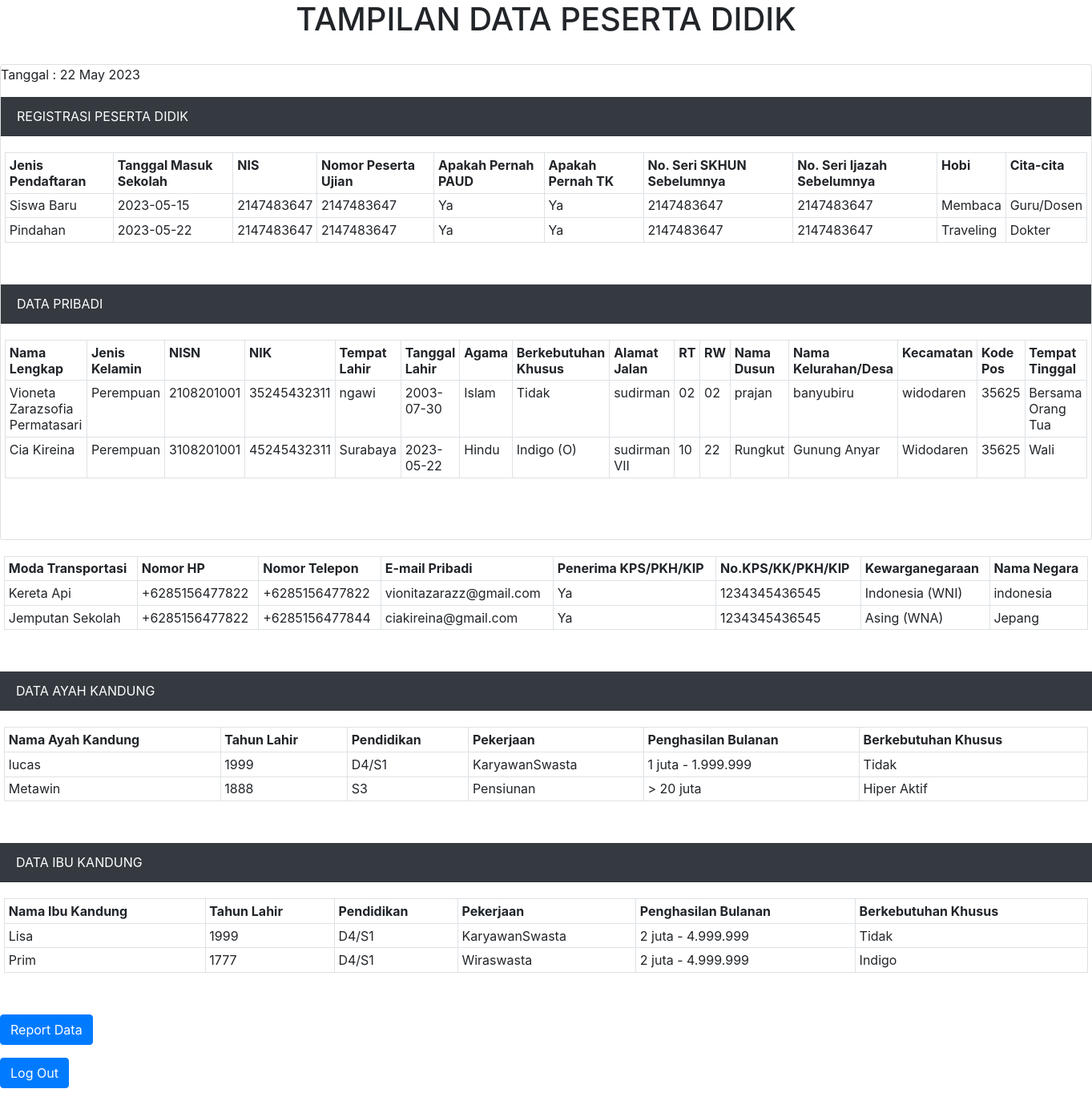
The page /tampil.php on the database its author committed.
### tables this page shows
CREATE TABLE `registrasi` (
  `id` int(11) NOT NULL,
  `jenispendaftaran` enum('Siswa Baru','Pindahan') NOT NULL,
  `tanggalmasuk` date NOT NULL,
  `nis` int(50) NOT NULL,
  `nomerps` int(50) NOT NULL,
  `paud` enum('Ya','Tidak') NOT NULL,
  `tk` enum('Ya','Tidak') NOT NULL,
  `skhun` int(50) NOT NULL,
  `ijazah` int(50) NOT NULL,
  `hobi` enum('Olahraga','Kesenian','Membaca','Menulis','Traveling','Lainnya') NOT NULL,
  `cita` enum('PNS','TNI/POLRI','Guru/Dosen','Dokter','Politikus','Wiraswasta','Seni/Lukis/Artis/Sejenisnya','Lainnya') NOT NULL
);

CREATE TABLE `datapribadi` (
  `id` int(11) NOT NULL,
  `nama_lengkap` varchar(50) NOT NULL,
  `jenis_kelamin` enum('Laki-Laki','Perempuan') NOT NULL,
  `nisn` varchar(10) NOT NULL,
  `nik` varchar(16) NOT NULL,
  `tempat_lahir` varchar(50) NOT NULL,
  `tanggal_lahir` date NOT NULL,
  `agama` varchar(100) NOT NULL,
  `berkebutuhan_khusus` varchar(100) NOT NULL,
  `alamat_jalan` varchar(100) NOT NULL,
  `rt` varchar(3) NOT NULL,
  `rw` varchar(3) NOT NULL,
  `nama_dusun` varchar(50) DEFAULT NULL,
  `kelurahan_desa` varchar(50) NOT NULL,
  `kecamatan` varchar(50) NOT NULL,
  `kode_pos` varchar(10) NOT NULL,
  `tempat_tinggal` varchar(100) NOT NULL,
  `transportasi` varchar(100) NOT NULL,
  `hp` varchar(15) NOT NULL,
  `telepon` varchar(50) NOT NULL,
  `email` varchar(50) NOT NULL,
  `penerima_kps` enum('Ya','Tidak') NOT NULL,
  `no_kps` varchar(20) NOT NULL,
  `kewarganegaraan` varchar(100) NOT NULL,
  `namaneg` varchar(100) NOT NULL
);

CREATE TABLE `ayahkandung` (
  `id` int(11) NOT NULL,
  `namaayah` varchar(50) NOT NULL,
  `tahunlahir` int(30) NOT NULL,
  `pendidikan` varchar(100) NOT NULL,
  `pekerjaan` varchar(100) NOT NULL,
  `penghasilan` varchar(100) NOT NULL,
  `berkebutuhan` varchar(100) NOT NULL
);

CREATE TABLE `ibukandung` (
  `id` int(11) NOT NULL,
  `namaibu` varchar(50) NOT NULL,
  `tahunlahir` int(30) NOT NULL,
  `pendidikan` varchar(100) NOT NULL,
  `pekerjaan` varchar(100) NOT NULL,
  `penghasilan` varchar(100) NOT NULL,
  `berkebutuhan` varchar(100) NOT NULL
);

### tampil.php (the view, shortened to what this page needs)
<html>
<head>
    <link rel="stylesheet" href="https://cdn.jsdelivr.net/npm/bootstrap@4.4.1/dist/css/bootstrap.min.css">
</head>
<body>
    <h1 class="text-center">TAMPILAN DATA PESERTA DIDIK</h1><br>
    <div class="card">
        <p>Tanggal : <?php echo date('d F Y'); ?></p>
        <div class="card-header bg-dark text-white">
            REGISTRASI PESERTA DIDIK
        </div>
        <div class="card-body">
            <form method="post" action="logout.php">
                <div class="form-group row">
                    <table class="table table-bordered table-sm">
                        <tr>
                            <th>Jenis Pendaftaran</th>
                            <th>Tanggal Masuk Sekolah</th>
                            <th>NIS</th>
                            <th>Nomor Peserta Ujian</th>
                            <th>Apakah Pernah PAUD</th>
                            <th>Apakah Pernah TK</th>
                            <th>No. Seri SKHUN Sebelumnya</th>
                            <th>No. Seri Ijazah Sebelumnya</th>
                            <th>Hobi</th>
                            <th>Cita-cita</th>
                        </tr>
                        <?php
                    include 'koneksi.php';
                    $registrasi = mysqli_query($conn, "SELECT * FROM registrasi");
                    foreach ($registrasi as $row) {
                echo "<tr>
                    <td>" . $row['jenispendaftaran'] . "</td>
                    <td>" . $row['tanggalmasuk'] . "</td>
                    <td>" . $row['nis'] . "</td>
                    <td>" . $row['nomerps'] . "</td>
                    <td>" . $row['paud'] . "</td>
                    <td>" . $row['tk'] . "</td>
                    <td>" . $row['skhun'] . "</td>
                    <td>" . $row['ijazah'] . "</td>
                    <td>" . $row['hobi'] . "</td>
                    <td>" . $row['cita'] . "</td>
                <tr>";
                    }
                    ?>
                    </table>
                </div>
        </div>
        <div class="card-header bg-dark text-white">
            DATA PRIBADI
        </div>
        <div class="card-body">
            <form method="post" action="logout.php">
                <div class="form-group row">
                    <table class="table table-bordered table-sm">
                        <tr>
                            <th>Nama Lengkap</th>
                            <th>Jenis Kelamin</th>
                            <th>NISN</th>
                            <th>NIK</th>
                            <th>Tempat Lahir</th>
                            <th>Tanggal Lahir</th>
                            <th>Agama</th>
                            <th>Berkebutuhan Khusus</th>
                            <th>Alamat Jalan</th>
                            <th>RT</th>
                            <th>RW</th>
                            <th>Nama Dusun</th>
                            <th>Nama Kelurahan/Desa</th>
                            <th>Kecamatan</th>
                            <th>Kode Pos</th>
                            <th>Tempat Tinggal</th>
                        </tr>
                        <?php
                    include 'koneksi.php';
                    $datapribadi = mysqli_query($conn, "SELECT * FROM datapribadi");
                    foreach ($datapribadi as $row) {
                echo "<tr>
                    <td>" . $row['nama_lengkap'] . "</td>
                    <td>" . $row['jenis_kelamin'] . "</td>
                    <td>" . $row['nisn'] . "</td>
                    <td>" . $row['nik'] . "</td>
                    <td>" . $row['tempat_lahir'] . "</td>
                    <td>" . $row['tanggal_lahir'] . "</td>
                    <td>" . $row['agama'] . "</td>
                    <td>" . $row['berkebutuhan_khusus'] . "</td>
                    <td>" . $row['alamat_jalan'] . "</td>
                    <td>" . $row['rt'] . "</td>
                    <td>" . $row['rw'] . "</td>
                    <td>" . $row['nama_dusun'] . "</td>
                    <td>" . $row['kelurahan_desa'] . "</td>
                    <td>" . $row['kecamatan'] . "</td>
                    <td>" . $row['kode_pos'] . "</td>
                    <td>" . $row['tempat_tinggal'] . "</td>
                <tr>";
                    }
                    ?>
                    </table>
                </div>
                <br>
            </form>
        </div>
    </div>
    <div class="card-body">
        <div class="form-group row">
            <table class="table table-bordered table-sm">
                <tr>
                    <th>Moda Transportasi</th>
                    <th>Nomor HP</th>
                    <th>Nomor Telepon</th>
                    <th>E-mail Pribadi</th>
                    <th>Penerima KPS/PKH/KIP</th>
                    <th>No.KPS/KK/PKH/KIP</th>
                    <th>Kewarganegaraan</th>
                    <th>Nama Negara</th>
                </tr>
                <?php
                    include 'koneksi.php';
                    $datapribadi = mysqli_query($conn, "SELECT * FROM datapribadi");
                    foreach ($datapribadi as $row) {
                echo "<tr>
                <td>" . $row['transportasi'] . "</td>
                    <td>" . $row['hp'] . "</td>
                    <td>" . $row['telepon'] . "</td>
                    <td>" . $row['email'] . "</td>
                    <td>" . $row['penerima_kps'] . "</td>
                    <td>" . $row['no_kps'] . "</td>
                    <td>" . $row['kewarganegaraan'] . "</td>
                    <td>" . $row['namaneg'] . "</td>
                <tr>";
                    }
                    ?>
            </table>
        </div>
    </div>
    <div class="card-header bg-dark text-white">
        DATA AYAH KANDUNG
    </div>
    <div class="card-body">
        <div class="form-group row">
            <table class="table table-bordered table-sm">
                <tr>
                    <th>Nama Ayah Kandung</th>
                    <th>Tahun Lahir</th>
                    <th>Pendidikan</th>
                    <th>Pekerjaan</th>
                    <th>Penghasilan Bulanan</th>
                    <th>Berkebutuhan Khusus</th>
                </tr>
                <?php
                    include 'koneksi.php';
                    $ayahkandung = mysqli_query($conn, "SELECT * FROM ayahkandung");
                    foreach ($ayahkandung as $row) {
                echo "<tr>
                    <td>" . $row['namaayah'] . "</td>
                    <td>" . $row['tahunlahir'] . "</td>
                    <td>" . $row['pendidikan'] . "</td>
                    <td>" . $row['pekerjaan'] . "</td>
                    <td>" . $row['penghasilan'] . "</td>
                    <td>" . $row['berkebutuhan'] . "</td>
                <tr>";
                    }
                    ?>
            </table>
        </div>
    </div>
    <div class="card-header bg-dark text-white">
        DATA IBU KANDUNG
    </div>
    <div class="card-body">
        <div class="form-group row">
            <table class="table table-bordered table-sm">
                <tr>
                    <th>Nama Ibu Kandung</th>
                    <th>Tahun Lahir</th>
                    <th>Pendidikan</th>
                    <th>Pekerjaan</th>
                    <th>Penghasilan Bulanan</th>
                    <th>Berkebutuhan Khusus</th>
                </tr>
                <?php
                    include 'koneksi.php';
                    $ibukandung = mysqli_query($conn, "SELECT * FROM ibukandung");
                    foreach ($ibukandung as $row) {
                echo "<tr>
                    <td>" . $row['namaibu'] . "</td>
                    <td>" . $row['tahunlahir'] . "</td>
                    <td>" . $row['pendidikan'] . "</td>
                    <td>" . $row['pekerjaan'] . "</td>
                    <td>" . $row['penghasilan'] . "</td>
                    <td>" . $row['berkebutuhan'] . "</td>
                <tr>";
                    }
                    ?>
            </table>
        </div>
    </div>
    <form action="reportdataexcll.php" method="POST">
        <div class="form-group row">
            <div class="col-sm-10">
                <button type="report" name="report" class="btn btn-primary">Report Data</button>
            </div>
        </div>
    </form>
    <form action="logout.php" method="POST">
        <div class="form-group row">
            <div class="col-sm-10">
                <button type="keluar" name="keluar" class="btn btn-primary">Log Out</button>
            </div>
        </div>
    </form>
</body>
</html>

### rows shown on the page
registrasi: jenispendaftaran "Siswa Baru", tanggalmasuk "2023-05-15", nis "2147483647", nomerps "2147483647", paud "Ya", tk "Ya", skhun "2147483647", ijazah "2147483647", hobi "Membaca", cita "Guru/Dosen"
registrasi: jenispendaftaran "Pindahan", tanggalmasuk "2023-05-22", nis "2147483647", nomerps "2147483647", paud "Ya", tk "Ya", skhun "2147483647", ijazah "2147483647", hobi "Traveling", cita "Dokter"
datapribadi: nama_lengkap "Vioneta Zarazsofia Permatasari", jenis_kelamin "Perempuan", nisn "2108201001", nik "35245432311", tempat_lahir "ngawi", tanggal_lahir "2003-07-30", agama "Islam", berkebutuhan_khusus "Tidak", alamat_jalan "sudirman", rt "02", rw "02", nama_dusun "prajan", kelurahan_desa "banyubiru", kecamatan "widodaren", kode_pos "35625", tempat_tinggal "Bersama Orang Tua", transportasi "Kereta Api", hp "+6285156477822", telepon "+6285156477822", email "vionitazarazz@gmail.com", penerima_kps "Ya", no_kps "1234345436545", kewarganegaraan "Indonesia (WNI)", namaneg "indonesia"
datapribadi: nama_lengkap "Cia Kireina", jenis_kelamin "Perempuan", nisn "3108201001", nik "45245432311", tempat_lahir "Surabaya", tanggal_lahir "2023-05-22", agama "Hindu", berkebutuhan_khusus "Indigo (O)", alamat_jalan "sudirman VII", rt "10", rw "22", nama_dusun "Rungkut", kelurahan_desa "Gunung Anyar", kecamatan "Widodaren", kode_pos "35625", tempat_tinggal "Wali", transportasi "Jemputan Sekolah", hp "+6285156477822", telepon "+6285156477844", email "ciakireina@gmail.com", penerima_kps "Ya", no_kps "1234345436545", kewarganegaraan "Asing (WNA)", namaneg "Jepang"
ayahkandung: namaayah "lucas", tahunlahir "1999", pendidikan "D4/S1", pekerjaan "KaryawanSwasta", penghasilan "1 juta - 1.999.999", berkebutuhan "Tidak"
ayahkandung: namaayah "Metawin", tahunlahir "1888", pendidikan "S3", pekerjaan "Pensiunan", penghasilan "> 20 juta", berkebutuhan "Hiper Aktif"
ibukandung: namaibu "Lisa", tahunlahir "1999", pendidikan "D4/S1", pekerjaan "KaryawanSwasta", penghasilan "2 juta - 4.999.999", berkebutuhan "Tidak"
ibukandung: namaibu "Prim", tahunlahir "1777", pendidikan "D4/S1", pekerjaan "Wiraswasta", penghasilan "2 juta - 4.999.999", berkebutuhan "Indigo"
